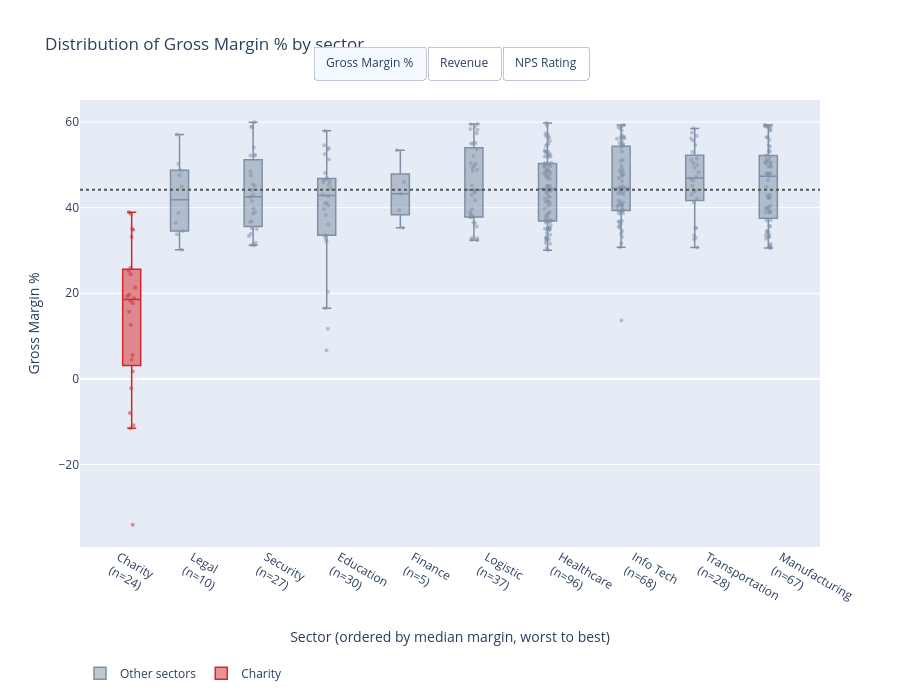

The notebook cell saved with this chart:
### Code cell
fig.update_layout(
    title=f"Distribution of {default_metric} by sector",
    xaxis=dict(title="Sector (ordered by median margin, worst to best)",
               categoryorder="array", categoryarray=sector_label_order),
    yaxis=dict(title=default_metric),
    shapes=ref_shapes(metrics[default_metric]),
    updatemenus=[dict(type="buttons", direction="right",   # renders as a radio row
                      buttons=buttons, x=0.5, xanchor="center",
                      y=1.12, yanchor="top", showactive=True)],
    boxmode="group",
    legend=dict(orientation="h", y=-0.25),
    height = 700
)

fig.show()

### Figure 1 — Plotly figure (JSON) as saved in the notebook; plotly's stock layout.template omitted (floating-point values rounded to 4 significant figures; data arrays with more than 128 entries replaced by an {"elided": "..."} marker saying what was removed)
{"data": [{"boxpoints": "all", "hovertemplate": "%{text}<br>%{y:.1f}%", "jitter": 0.5, "line": {"width": 1.5}, "marker": {"color": "#7f8fa6", "opacity": 0.5, "size": 4}, "name": "Other sectors", "pointpos": 0, "text": {"elided": "368 str values"}, "type": "box", "visible": true, "x": {"elided": "368 str values"}, "y": {"elided": "368 float values"}}, {"boxpoints": "all", "hovertemplate": "%{text}<br>%{y:.1f}%", "jitter": 0.5, "line": {"width": 1.5}, "marker": {"color": "#d62728", "opacity": 0.5, "size": 4}, "name": "Charity", "pointpos": 0, "text": ["N1-001 · 2021", "N1-001 · 2022", "N1-001 · 2023", "N1-001 · 2024", "N1-001 · 2025", "N1-002 · 2021", "N1-002 · 2022", "N1-002 · 2023", "N1-002 · 2024", "N1-002 · 2025", "N1-003 · 2022", "N1-003 · 2023", "N1-003 · 2024", "N1-003 · 2025", "N1-005 · 2023", "N1-005 · 2024", "N1-005 · 2025", "N1-007 · 2024", "N1-007 · 2025", "N1-009 · 2024", "N1-009 · 2025", "N1-010 · 2024", "N1-010 · 2025", "N1-012 · 2025"], "type": "box", "visible": true, "x": ["Charity<br>(n=24)", "Charity<br>(n=24)", "Charity<br>(n=24)", "Charity<br>(n=24)", "Charity<br>(n=24)", "Charity<br>(n=24)", "Charity<br>(n=24)", "Charity<br>(n=24)", "Charity<br>(n=24)", "Charity<br>(n=24)", "Charity<br>(n=24)", "Charity<br>(n=24)", "Charity<br>(n=24)", "Charity<br>(n=24)", "Charity<br>(n=24)", "Charity<br>(n=24)", "Charity<br>(n=24)", "Charity<br>(n=24)", "Charity<br>(n=24)", "Charity<br>(n=24)", "Charity<br>(n=24)", "Charity<br>(n=24)", "Charity<br>(n=24)", "Charity<br>(n=24)"], "y": [21.34, 34.84, 18.84, 35.01, 5.6, 18.26, 33.15, 4.54, -7.98, -11.52, 1.73, 19.73, 19.29, 15.66, -34.05, 24.43, 38.55, -2.21, -10.84, 25.98, 38.94, 12.61, 17.64, 25.19]}, {"boxpoints": "all", "hovertemplate": "%{text}<br>%{y:,.0f} $", "jitter": 0.5, "line": {"width": 1.5}, "marker": {"color": "#7f8fa6", "opacity": 0.5, "size": 4}, "name": "Other sectors", "pointpos": 0, "text": {"elided": "368 str values"}, "type": "box", "visible": false, "x": {"elided": "368 str values"}, "y": {"elided": "368 int values"}}, {"boxpoints": "all", "hovertemplate": "%{text}<br>%{y:,.0f} $", "jitter": 0.5, "line": {"width": 1.5}, "marker": {"color": "#d62728", "opacity": 0.5, "size": 4}, "name": "Charity", "pointpos": 0, "text": ["N1-001 · 2021", "N1-001 · 2022", "N1-001 · 2023", "N1-001 · 2024", "N1-001 · 2025", "N1-002 · 2021", "N1-002 · 2022", "N1-002 · 2023", "N1-002 · 2024", "N1-002 · 2025", "N1-003 · 2022", "N1-003 · 2023", "N1-003 · 2024", "N1-003 · 2025", "N1-005 · 2023", "N1-005 · 2024", "N1-005 · 2025", "N1-007 · 2024", "N1-007 · 2025", "N1-009 · 2024", "N1-009 · 2025", "N1-010 · 2024", "N1-010 · 2025", "N1-012 · 2025"], "type": "box", "visible": false, "x": ["Charity<br>(n=24)", "Charity<br>(n=24)", "Charity<br>(n=24)", "Charity<br>(n=24)", "Charity<br>(n=24)", "Charity<br>(n=24)", "Charity<br>(n=24)", "Charity<br>(n=24)", "Charity<br>(n=24)", "Charity<br>(n=24)", "Charity<br>(n=24)", "Charity<br>(n=24)", "Charity<br>(n=24)", "Charity<br>(n=24)", "Charity<br>(n=24)", "Charity<br>(n=24)", "Charity<br>(n=24)", "Charity<br>(n=24)", "Charity<br>(n=24)", "Charity<br>(n=24)", "Charity<br>(n=24)", "Charity<br>(n=24)", "Charity<br>(n=24)", "Charity<br>(n=24)"], "y": [62351, 40991, 56385, 32822, 75911, 36428, 25460, 39496, 41470, 26817, 27981, 12501, 23979, 42850, 25043, 37592, 25204, 36131, 56727, 58835, 49767, 73476, 62331, 44356]}, {"boxpoints": "all", "hovertemplate": "%{text}<br>%{y:.0f}", "jitter": 0.5, "line": {"width": 1.5}, "marker": {"color": "#7f8fa6", "opacity": 0.5, "size": 4}, "name": "Other sectors", "pointpos": 0, "text": {"elided": "368 str values"}, "type": "box", "visible": false, "x": {"elided": "368 str values"}, "y": {"elided": "368 int values"}}, {"boxpoints": "all", "hovertemplate": "%{text}<br>%{y:.0f}", "jitter": 0.5, "line": {"width": 1.5}, "marker": {"color": "#d62728", "opacity": 0.5, "size": 4}, "name": "Charity", "pointpos": 0, "text": ["N1-001 · 2021", "N1-001 · 2022", "N1-001 · 2023", "N1-001 · 2024", "N1-001 · 2025", "N1-002 · 2021", "N1-002 · 2022", "N1-002 · 2023", "N1-002 · 2024", "N1-002 · 2025", "N1-003 · 2022", "N1-003 · 2023", "N1-003 · 2024", "N1-003 · 2025", "N1-005 · 2023", "N1-005 · 2024", "N1-005 · 2025", "N1-007 · 2024", "N1-007 · 2025", "N1-009 · 2024", "N1-009 · 2025", "N1-010 · 2024", "N1-010 · 2025", "N1-012 · 2025"], "type": "box", "visible": false, "x": ["Charity<br>(n=24)", "Charity<br>(n=24)", "Charity<br>(n=24)", "Charity<br>(n=24)", "Charity<br>(n=24)", "Charity<br>(n=24)", "Charity<br>(n=24)", "Charity<br>(n=24)", "Charity<br>(n=24)", "Charity<br>(n=24)", "Charity<br>(n=24)", "Charity<br>(n=24)", "Charity<br>(n=24)", "Charity<br>(n=24)", "Charity<br>(n=24)", "Charity<br>(n=24)", "Charity<br>(n=24)", "Charity<br>(n=24)", "Charity<br>(n=24)", "Charity<br>(n=24)", "Charity<br>(n=24)", "Charity<br>(n=24)", "Charity<br>(n=24)", "Charity<br>(n=24)"], "y": [8, 9, 8, 10, 9, 7, 9, 9, 9, 10, 7, 9, 7, 9, 9, 10, 9, 7, 9, 6, 9, 7, 7, 9]}], "layout": {"boxmode": "group", "height": 700, "legend": {"orientation": "h", "y": -0.25}, "shapes": [{"line": {"color": "#555", "dash": "dot", "width": 2}, "type": "line", "x0": 0, "x1": 1, "xref": "paper", "y0": 44.19, "y1": 44.19}], "title": {"text": "Distribution of Gross Margin % by sector"}, "updatemenus": [{"buttons": [{"args": [{"visible": [true, true, false, false, false, false]}, {"shapes": [{"line": {"color": "#555", "dash": "dot", "width": 2}, "type": "line", "x0": 0, "x1": 1, "xref": "paper", "y0": 44.19, "y1": 44.19}], "title.text": "Distribution of Gross Margin % by sector", "yaxis.title.text": "Gross Margin %", "yaxis.type": "linear"}], "label": "Gross Margin %", "method": "update"}, {"args": [{"visible": [false, false, true, true, false, false]}, {"shapes": [], "title.text": "Distribution of Revenue by sector", "yaxis.title.text": "Revenue", "yaxis.type": "log"}], "label": "Revenue", "method": "update"}, {"args": [{"visible": [false, false, false, false, true, true]}, {"shapes": [], "title.text": "Distribution of NPS Rating by sector", "yaxis.title.text": "NPS Rating", "yaxis.type": "linear"}], "label": "NPS Rating", "method": "update"}], "direction": "right", "showactive": true, "type": "buttons", "x": 0.5, "xanchor": "center", "y": 1.12, "yanchor": "top"}], "xaxis": {"categoryarray": ["Charity<br>(n=24)", "Legal<br>(n=10)", "Security<br>(n=27)", "Education<br>(n=30)", "Finance<br>(n=5)", "Logistic<br>(n=37)", "Healthcare<br>(n=96)", "Info Tech<br>(n=68)", "Transportation<br>(n=28)", "Manufacturing<br>(n=67)"], "categoryorder": "array", "title": {"text": "Sector (ordered by median margin, worst to best)"}}, "yaxis": {"title": {"text": "Gross Margin %"}}}}
